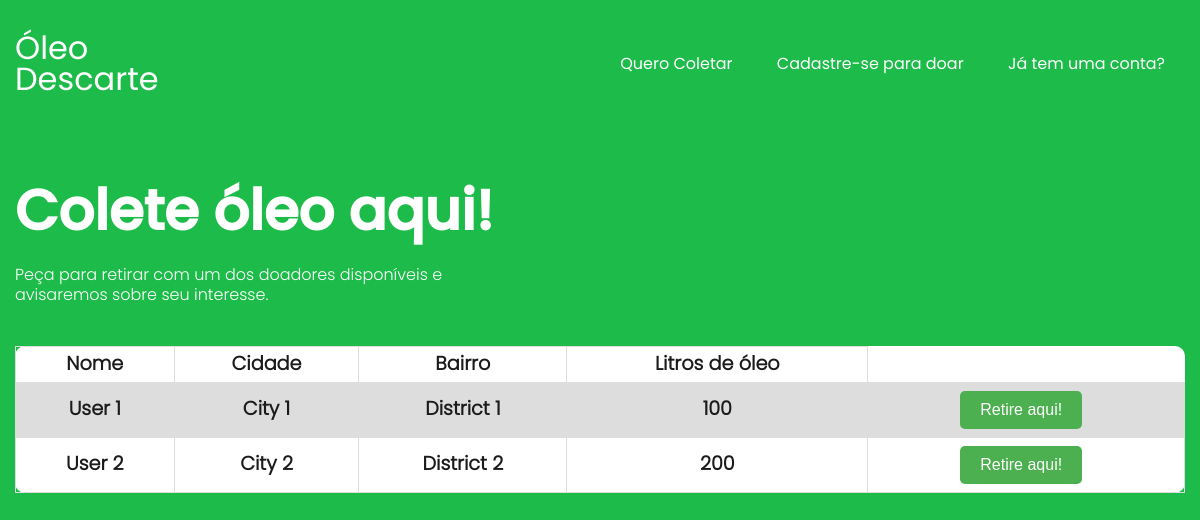
/list, run on an earlier commit of the app's database.
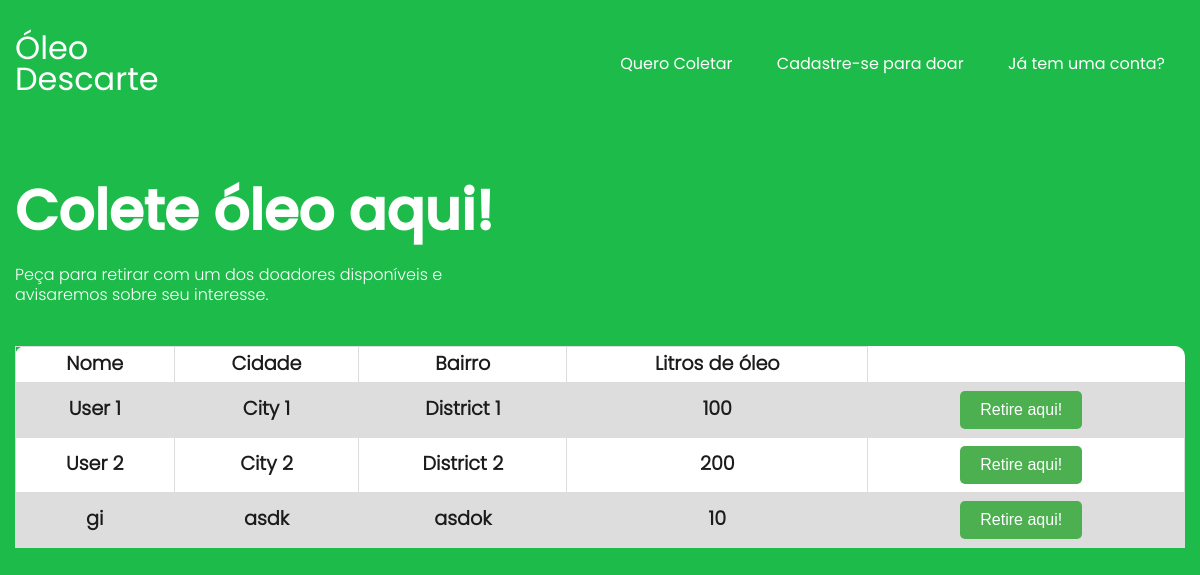
And on a later commit of the database.
### models.py (models this page shows)
class User(Base):
    __tablename__ = "user"
    id = Column(Integer, primary_key=True, index=True)
    email = Column(String, unique=True, index=True)
    name = Column(String)
    hashed_password = Column(String)
    city = Column(String)
    district = Column(String)
    oil_quantity = Column(Integer)

### main.py (the view)
@app.get("/list", response_class=HTMLResponse)
async def render_list(request: Request, db: Session = Depends(get_db)):
    users = db.query(models.User).filter(models.User.oil_quantity > 0).all()
    is_authenticated = check_authenticated(request)
    return templates.TemplateResponse("list-users.html", {"request": request, "users": users, "is_authenticated": is_authenticated})

### templates/list-users.html (shortened to what this page needs)
<html lang="pt-br">
<head>
    <link href="{{ url_for('static', path='/fonts/stylesheet.css') }}" rel="stylesheet">
    <link href="{{ url_for('static', path='/styles/style.css') }}" rel="stylesheet">
    <link href="{{ url_for('static', path='/styles/estilizacaoform.css') }}"rel="stylesheet">
    <link href="{{ url_for('static', path='/styles/form.css') }}" rel="stylesheet">
</head>
<body>
  {% extends 'header.html' %}
  {% block content %}
    <div>
      <br><br>
      <aside>
        <h2>Colete óleo aqui!</h2>
        <p>Peça para retirar com um dos doadores disponíveis e avisaremos sobre seu interesse.</p><br>
      </aside>
      <table>
        <tr>
          <th>Nome</th>
          <th>Cidade</th>
          <th>Bairro</th>
          <th>Litros de óleo</th>
          </tr>
        {% for user in users %}
        <tr>
          <th>{{ user.name }}</th>
          <th>{{ user.city }}</th>
          <th>{{ user.district }}</th>
          <th>{{ user.oil_quantity }}</th>
          <td><button class="btnAbrirPopup button">Retire aqui!</button></td>
          </tr>
          {% endfor %}
        </table>
  </div>
</body>
</html>
{% endblock content %}

### templates/header.html (shortened to what this page needs)
<header>
    <div id="title">
        <h1>Óleo</h1>
         <h1>Descarte</h1>
     </div>
    <ul>
        <a href="list"><li>Quero Coletar</li></a>
        {% if not is_authenticated %}
        <a href="register"><li>Cadastre-se para doar</li></a>
        {% endif %}
        {% if not is_authenticated %}
        <a href="/" id="inscreva-se-btn"><li>Já tem uma conta?</li></a>
        {% endif %}
    </ul>
</header>
{% block content %}
{% endblock content %}

### static/styles/style.css (style rules this page uses)
body { background-color: #1DBC4A; color:white; font-family:poppinsregular, Arial, Helvetica, sans-serif; max-width: 1200px; margin:0 auto; padding: 15px; }
header { display: flex; flex-direction: row; justify-content: space-between; align-items: center; }
#title { flex-direction: column; line-height: 10px; }
li { display: inline-block; margin:20px; }
a { color:white; }
h1 { font-weight: 200; }
h2 { font-size:56px; line-height: 10px; font-family: poppinsmedium, Arial, Helvetica, sans-serif; }
p { line-height: 20px; max-width: 500px; font-family: poppinslight, Arial, Helvetica, sans-serif; }

### static/styles/form.css (style rules this page uses)
body { background-color: #1DBC4A; color:white; font-family:poppinsregular, Arial, Helvetica, sans-serif; max-width: 1200px; margin:0 auto; padding: 15px; }
header { display: flex; flex-direction: row; justify-content: space-between; align-items: center; }
#title { flex-direction: column; line-height: 10px; }
li { display: inline-block; margin:20px; }
a { color:white; }
table { font-family: poppinslight; border-collapse: collapse; width: 100%; color: rgb(27, 27, 27); background-color: white; margin:auto; border-radius: 10px; }
td, th { border: 1px solid #dddddd; text-align: center; padding: 8px; font-size: 1.2em; }
tr:nth-child(even) { background-color: #dddddd; }
.button { padding: 10px 20px; background-color: #4CAF50; color: #ffffff; border: none; border-radius: 5px; font-size: 16px; cursor: pointer; margin-right: 10px; }
.btnAbrirPopup { padding: 10px 20px; background-color: #4CAF50; color: #ffffff; border: none; border-radius: 5px; font-size: 16px; cursor: pointer; margin-right: 10px; }

What changed in the data, as far as the page shows it:
added User: name "gi", city "asdk", district "asdok", oil_quantity "10"
